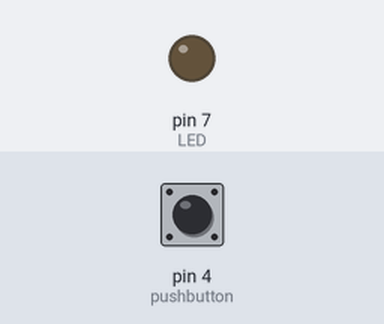
A sketch run on a simulated Arduino Uno, built with avr-gcc and run on an emulated ATmega328P. On the bench: output pins drawn as LEDs (lit = HIGH). Inputs (shaded band) come from the test bench; at power-on: pin 4 (pushbutton) HIGH.

Above: at 1.2 s.
1.3 s: pin 4 (pushbutton) pulled LOW for 3.2 s
At 2.0 s:
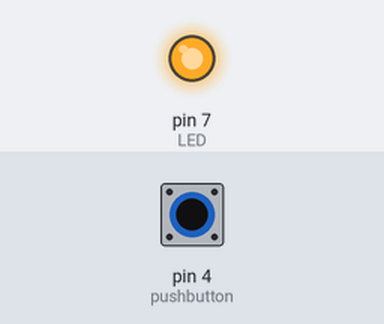
7.5 s: pin 4 (pushbutton) pulled LOW for 0.15 s
At 7.9 s:
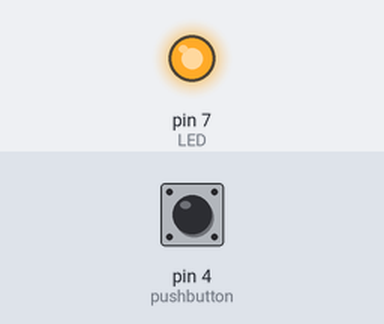
10.6 s: pin 4 (pushbutton) pulled LOW for 1 s
At 14.9 s:
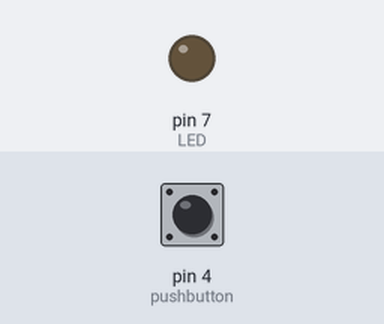
Timing chart, 0 to 16.4 s (numbered marks = the images above; inputs shaded):
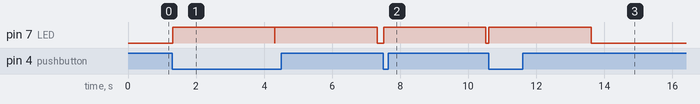

Measured:
- after the input at 1.3 s, pin 7 (LED): alternates HIGH for 3.0 s and LOW for 0.01 s, starting at once
- after the input at 7.5 s, pin 7 (LED): LOW → HIGH at once, → LOW 3.0 s later
- after the input at 10.6 s, pin 7 (LED): LOW → HIGH at once, → LOW 3.0 s later

The sketch:

Switch_Intro.ino
```cpp
const int pushbutton = 4;
const int LED = 7;
int value = 0;

void setup() {
  // put your setup code here, to run once:
  pinMode(LED, OUTPUT);
  pinMode(pushbutton, INPUT_PULLUP);
}

void loop() {
  // put your main code here, to run repeatedly:
value = digitalRead(pushbutton);
if(value == LOW){
  delay(10);
  if(value == LOW){
    digitalWrite(LED, HIGH);
    delay(3000);
    digitalWrite(LED, LOW);
  }
}
}
```
